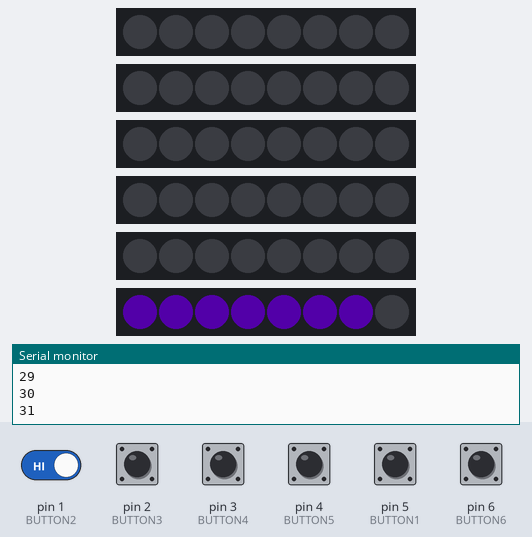
This sketch was run on a simulated Teensy 4. On the bench: 6 × 8 RGB LEDs in strip order, left to right, the last lines printed to the serial monitor. Inputs (shaded band) come from the test bench; at power-on: pin 1 (BUTTON2), pin 2 (BUTTON3), pin 3 (BUTTON4), pin 4 (BUTTON5), pin 5 (BUTTON1), pin 6 (BUTTON6) HIGH. Dim RGB values are drawn brighter than linear; random numbers use the default seed unless the sketch sets one.

Above: at 1.38 s.
2.4 s: pin 2 (BUTTON3) pulled LOW for 0.15 s
At 3.4 s:
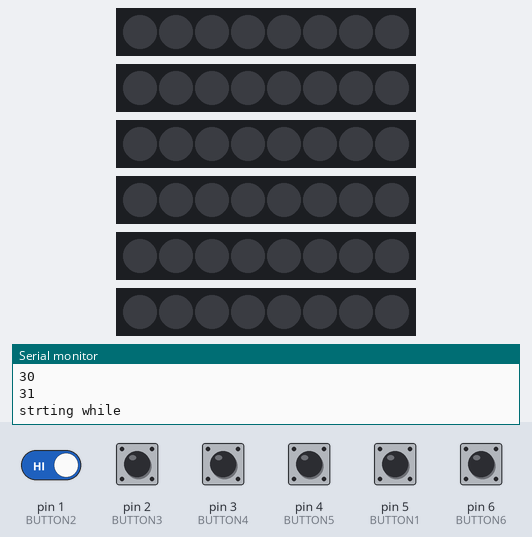
4.3 s: pin 3 (BUTTON4) pulled LOW for 1 s
At 4.68 s:
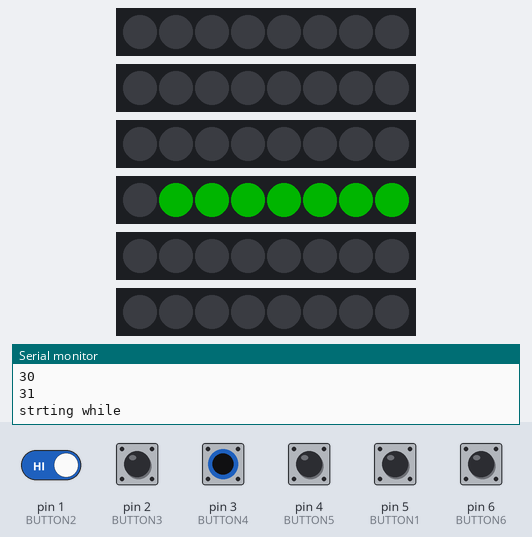
5.9 s: pin 1 (BUTTON2) driven LOW and pin 2 (BUTTON3) driven LOW
At 8.0 s:
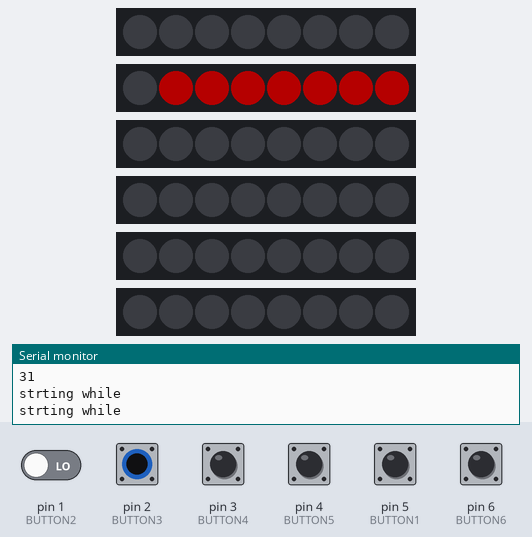
8.9 s: pin 1 (BUTTON2) driven HIGH
At 11.52 s:
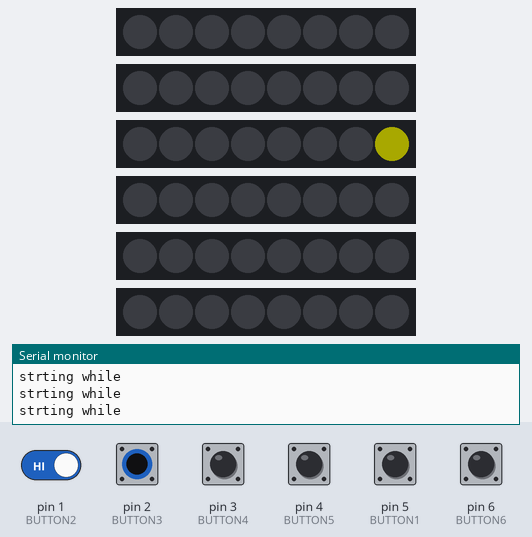
11.6 s: pin 1 (BUTTON2) driven LOW
At 12.03 s:
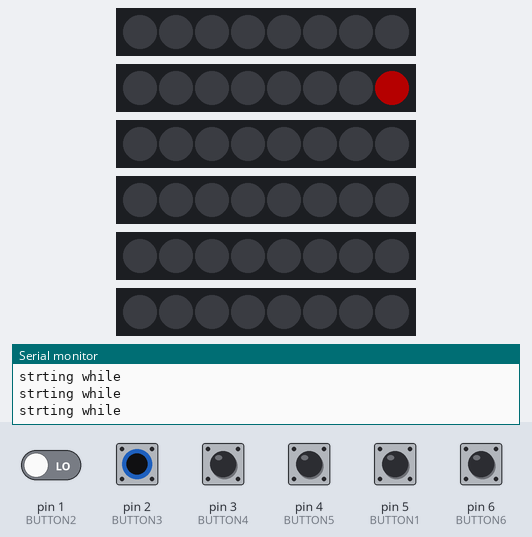
14.6 s: pin 5 (BUTTON1) pulled LOW for 1 s
At 15.68 s:
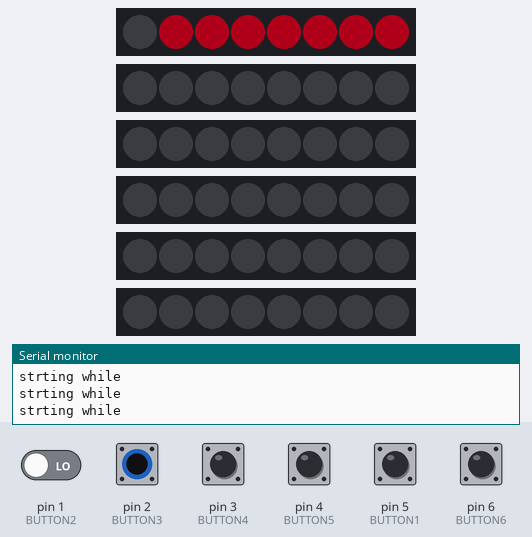
Timing chart, 0 to 17.2 s (numbered marks = the images above; inputs shaded):
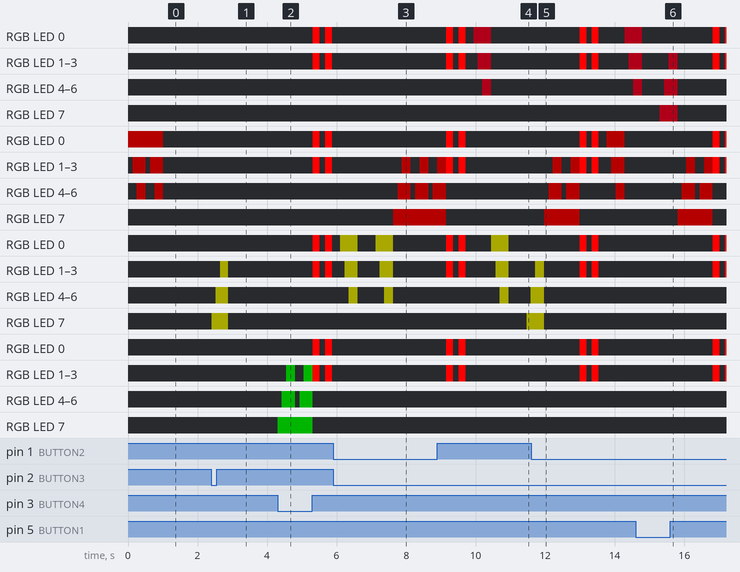

Measured:
- after the input at 2.4 s, RGB LED 1–3: off → RGB(43, 43, 0) after 0.25 s, → off 0.23 s later; RGB LED 4–6: off → RGB(43, 43, 0) after 0.13 s, → off 0.36 s later; RGB LED 7: off → RGB(43, 43, 0) at once, → off 0.48 s later; the LEDs: first change at once (image 1 shows a later state)
- after the input at 4.3 s, RGB LED 0, RGB LED 1: alternates RGB(255, 0, 0) for 0.20 s and off for 0.15 s, starting after 1.0 s

The sketch:

Sphinx_Says.ino
```cpp
#include <Arduino.h>
#include "FastLED.h"
#include "Bounce.h"
/* Variables */

Bounce button1 = Bounce(1, 5);
Bounce button2 = Bounce(2, 5);
Bounce button3 = Bounce(3, 5);
Bounce button4 = Bounce(4, 5);
Bounce button5 = Bounce(5, 5);
Bounce button6 = Bounce(6, 5);

#define LED_STRIP1_PIN 18
#define LED_STRIP2_PIN 14
#define LED_STRIP3_PIN 15
#define LED_STRIP4_PIN 16
#define LED_STRIP5_PIN 17
#define LED_STRIP6_PIN 19

#define NUM_STRIPS 6
#define NUM_LEDS_PER_STRIP 8
#define NUM_INPUTS 6


#define BUTTON1 5
#define BUTTON2 1
#define BUTTON3 2
#define BUTTON4 3
#define BUTTON5 4
#define BUTTON6 6

#define MAX_PATTERN_LENGTH 32
int examplePattern[MAX_PATTERN_LENGTH];
int playerPattern[MAX_PATTERN_LENGTH];
int patternIndex = 0;

bool notGameOver = true;
bool notDone = true;
int startPatternLength = 3;
int currentPatternLength = startPatternLength;
CRGB leds[NUM_STRIPS][NUM_LEDS_PER_STRIP];

int highScore = 3;
int score = 0;
int ledIndex = 0;
int rgbIndex = 0;
int brightness = 255;

int buttonPressed = -1;

int root = 50;

void setup() {
  Serial.begin(115200);
  // Setup variables
  for (int i = 0; i < MAX_PATTERN_LENGTH ; i++) {
    examplePattern[i] = i;
    Serial.println(examplePattern[i]);
  }

  pinMode(BUTTON1, INPUT_PULLUP);
  pinMode(BUTTON2, INPUT_PULLUP);
  pinMode(BUTTON3, INPUT_PULLUP);
  pinMode(BUTTON4, INPUT_PULLUP);
  pinMode(BUTTON5, INPUT_PULLUP);
  pinMode(BUTTON6, INPUT_PULLUP);

  // Setup leds // test
  FastLED.addLeds<NEOPIXEL, LED_STRIP1_PIN>(leds[0], NUM_LEDS_PER_STRIP);
  FastLED.addLeds<NEOPIXEL, LED_STRIP2_PIN>(leds[1], NUM_LEDS_PER_STRIP);
  FastLED.addLeds<NEOPIXEL, LED_STRIP3_PIN>(leds[2], NUM_LEDS_PER_STRIP);
  FastLED.addLeds<NEOPIXEL, LED_STRIP4_PIN>(leds[3], NUM_LEDS_PER_STRIP);
  FastLED.addLeds<NEOPIXEL, LED_STRIP5_PIN>(leds[4], NUM_LEDS_PER_STRIP);
  FastLED.addLeds<NEOPIXEL, LED_STRIP6_PIN>(leds[5], NUM_LEDS_PER_STRIP);
  // leds[ledIndex][rgbIndex] = brightness;
  // FastLED.show();
}
void randomizePattern(int len) {
  for (size_t i = 0; i < len; i++) {
    examplePattern[i] = random(NUM_INPUTS);
    // examplePattern[i] = i;
  }
}
void showScore() {
  for (size_t i = 0; i < score; i++) {
    // light light
    // play note
    int light = i % NUM_LEDS_PER_STRIP;
    int strip = i / NUM_LEDS_PER_STRIP;
    usbMIDI.sendNoteOn(84+i,32,0);
    int hue = (0 + i * 25 ) %256;
        leds[0 + strip][i % NUM_LEDS_PER_STRIP] = CHSV(hue,255,brightness/2);
        // leds[1][i % NUM_LEDS_PER_STRIP] = CHSV(random(255),255,brightness/2);
        // leds[3][i % NUM_LEDS_PER_STRIP] = CHSV(random(255),255,brightness/2);
  FastLED.show();
  delay(50+ i*10);
    usbMIDI.sendNoteOff(84+i,127,0);
    Serial.println(i);
  }
  delay(1000);
  allLEDSToBlack();
}

void sequenceCorrectAnim() {
  allButtonsToCat(CHSV(96,255,brightness));
}
void allLEDSToBlack() {
  for (size_t i = 0; i < NUM_LEDS_PER_STRIP; i++) {
    for (size_t x = 0; x < NUM_STRIPS; x++) {
      leds[x][i] = CHSV(0,0,0);
    }
  }
  FastLED.show();
}
void flashRGB(CHSV color) {
  // flash 2 times on off, on off
  int times = 2;
  for (size_t t = 0; t < 2; t++) {
    // Turn on Green
    for (size_t i = 0; i < 4; i++) {
      for (size_t x = 0; x < NUM_STRIPS; x++) {
        leds[x][i] = color;
        leds[x][i] = color;
      }
    }
    FastLED.show();
    delay(200);
    // Turn off Green
    for (size_t i = 0; i < 4; i++) {
      for (size_t x = 0; x < NUM_STRIPS; x++) {
        leds[x][i] = CHSV(0,0,0);
      }
    }
    FastLED.show();
    delay(150);
  }
}
void sequenceWrongAnim() {
  // flash error
  flashRGB(CHSV(0,255,brightness));
}


bool checkPattern() {
  for (int i = 0; i < currentPatternLength; i++) {
    if (playerPattern[i] != examplePattern[i] ) {
      return false;
    }
  }
  return true;
}
void buttonToCatAnim(int button, CHSV color) {
  // flash a led for 250ms
  // event 0 - 3
  int waitTime = 40;
  int strip = button ;

  // Draw strip
  for (size_t i = NUM_LEDS_PER_STRIP; i --> 0; ){
    leds[strip][i] = color;
    FastLED.show();
    delay(waitTime);
  }
  for (size_t i = NUM_LEDS_PER_STRIP; i --> 0; ){
    leds[strip][i] = CHSV(0,0,0);
    FastLED.show();
    delay(waitTime / 2);
  }
}
void stripOnColor(int button, CHSV color) {
  // flash a led for 250ms
  // event 0 - 3
  int strip = button ;

  // Draw strip
  for (size_t i = NUM_LEDS_PER_STRIP; i --> 0; ){
    leds[strip][i] = color;
    FastLED.show();
  }
}
void catToButtonAnim(int button, CHSV color) {
  // flash a led for 250ms
  // event 0 - 3
  int waitTime = 40;
  int strip = button ;

  // Draw strip
  for (size_t i = 0; i < NUM_LEDS_PER_STRIP; i++) {
    leds[strip][i] = color;
    FastLED.show();
    delay(waitTime);
  }
  for (size_t i = 0; i < NUM_LEDS_PER_STRIP; i++) {
    leds[strip][i] = CHSV(0,0,0);
    FastLED.show();
    delay(waitTime / 2);
  }
}
CHSV getColorFromButton(int button) {
  int brightness = 127;
  CHSV color = CHSV(0,255,brightness);
  if (button == 0) {
    color = CHSV(244, 255, brightness);
  } else if (button == 1) {
    color = CHSV(0, 255, brightness);
  } else if (button == 2) {
    color = CHSV(64, 255, brightness);
  } else if (button == 3) {
    color = CHSV(96, 255, brightness);
  } else if (button == 4) {
    color = CHSV(160, 255, brightness);
  } else if (button == 5) {
    color = CHSV(192, 255, brightness);
  }
  return color;
}
void allButtonsToCat(CHSV color) {
  // all strips shine green into the cat
  int rgbIndex = 1; // green
  int waitTime = 30;
  int brightness = 255;
  for (size_t i = NUM_LEDS_PER_STRIP; i --> 0; ){
    for (size_t x = 0; x < NUM_STRIPS; x++) {
      leds[x][i] = color;
    }
    FastLED.show();
    delay(waitTime);
  }
  for (size_t i = NUM_LEDS_PER_STRIP; i --> 0; ){
    for (size_t x = 0; x < NUM_STRIPS; x++) {
      leds[x][i] = CHSV(0,0,0);
    }
    FastLED.show();
    delay(waitTime / 2);
  }
}
int buttonToScaleInterval(int button) {
  int interval = 0;
  if(button == 0) {
    interval = 0;
  } else if (button == 1) {
    interval = 2;
  } else if (button == 2) {
    interval = 5;
  } else if (button == 3) {
    interval = 7;
  } else if (button == 4) {
    interval = 10;
  } else if (button == 5) {
    interval = 12;
  }
  return interval;
}
void loop() {
  // play example pattern
  randomizePattern(currentPatternLength);
  for (size_t i = 0; i < currentPatternLength; i++) {
    int button = examplePattern[i];
    int interval = buttonToScaleInterval(button);
    usbMIDI.sendNoteOn(84+interval,127,0);
    CHSV color = getColorFromButton(button);
    catToButtonAnim(button, color);
    usbMIDI.sendNoteOff(84+interval,127,0);
  }

  // *** Pattern Input Loop
  bool notDone = true;
  Serial.println("strting while");
  while (notDone) {
    // fill player pattern with their presses
    int but1 = digitalRead(BUTTON1);
    int but2 = digitalRead(BUTTON2);
    int but3 = digitalRead(BUTTON3);
    int but4 = digitalRead(BUTTON4);
    int but5 = digitalRead(BUTTON5);
    int but6 = digitalRead(BUTTON6);
    buttonPressed = -1;

    if(but1 == LOW ) {
      buttonPressed = 0;
    } else if (but2 == LOW) {
      buttonPressed = 1;
    } else if (but3 == LOW) {
      buttonPressed = 2;
    } else if (but4 == LOW) {
      buttonPressed = 3;
    } else if (but5 == LOW) {
      buttonPressed = 4;
    } else if (but6 == LOW) {
      buttonPressed = 5;
    }

      // process Input
    if (buttonPressed > -1) {
      // assign to patternArray[]
      // visualize Input
      int interval = buttonToScaleInterval(buttonPressed);
      usbMIDI.sendNoteOn(84+interval,127,0);
      CHSV color = getColorFromButton(buttonPressed);
      buttonToCatAnim(buttonPressed, color);
      usbMIDI.sendNoteOff(84+interval,127,0);
      playerPattern[patternIndex] = buttonPressed;

      // ready for next input
      patternIndex += 1;
    }

    if (patternIndex >= currentPatternLength) {
      // we are done with this wave of patterns break out of the while loop
      patternIndex = 0;
      notDone = false;
    }

  } // end while


  // Done with the input into the player Pattern
  bool isCorrect = checkPattern();
  if (isCorrect) {
    // play victory
    // increase dificulty
    // currentPatternLength += 1;
    score += 1;
    currentPatternLength = startPatternLength + (score / 2);
    int interval = buttonToScaleInterval(buttonPressed);
    usbMIDI.sendNoteOn(98,127,0);
    sequenceCorrectAnim();
    usbMIDI.sendNoteOn(98,127,0);
    delay(100);
    usbMIDI.sendNoteOff(98,127,0);
    usbMIDI.sendNoteOff(98,127,0);
  } else {
    // gameover state
    // restart
    int note = 54;
    int vel = 127;
    int channel = 0;
    usbMIDI.sendNoteOn(note, vel, channel);
    sequenceWrongAnim();
    delay(80);
    usbMIDI.sendNoteOff(note, vel, channel);
    currentPatternLength = startPatternLength;
    // play loose
    if (score > 0) { showScore();}
    score = 0;
  }

}
```
